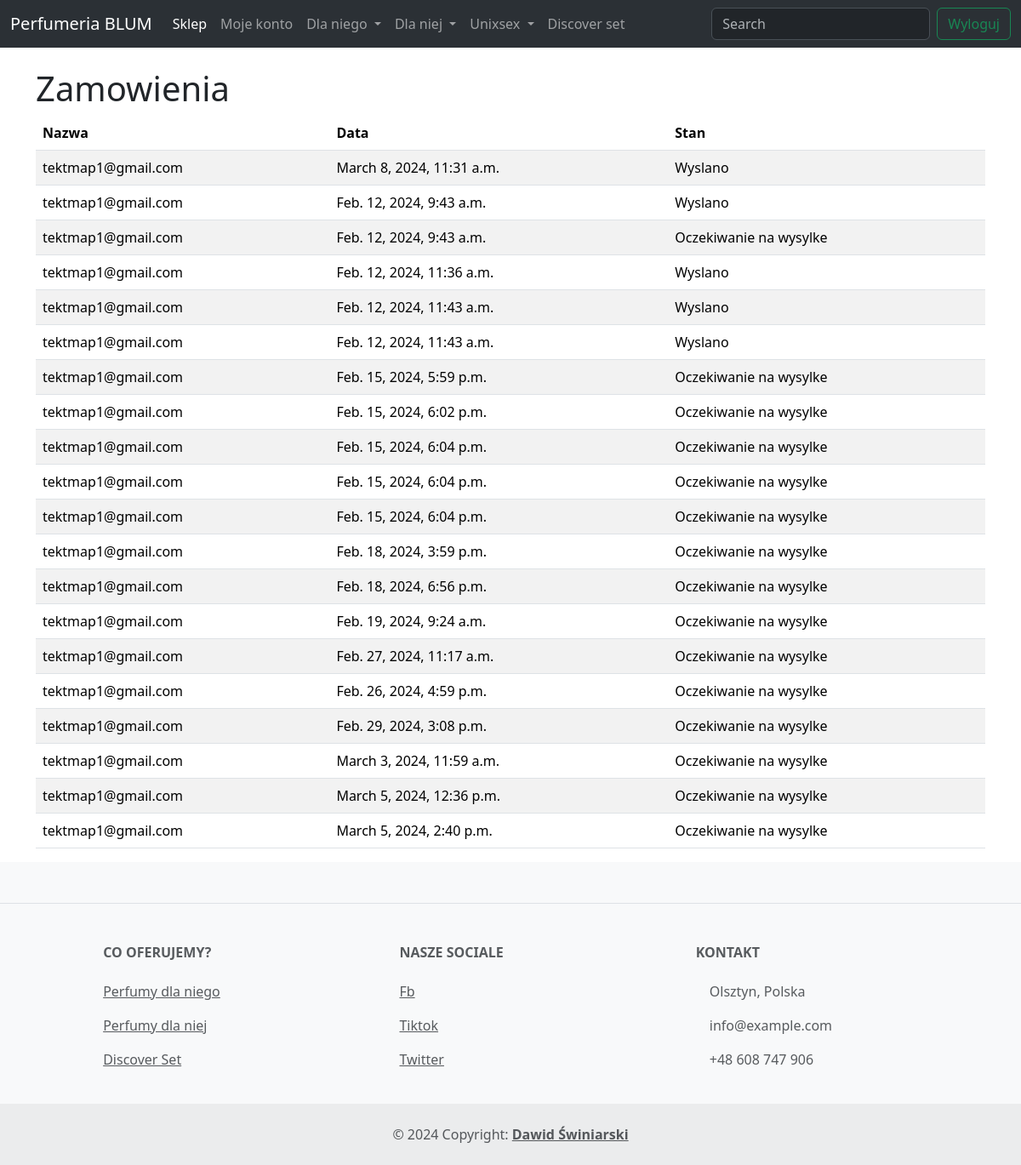
Page /my_orders/ (signed in) on the committed database.
### product/models.py (models this page shows, shortened)
class Card(models.Model):
    user = models.ForeignKey(to=User, on_delete=models.CASCADE, default="", blank=True)
    quantity = models.IntegerField(default=1, blank=True)
    price = models.IntegerField(default=0)
    street = models.CharField(max_length=100, default="", blank=True)
    city = models.CharField(max_length=100, default="", blank=True)
    postal_code = models.CharField(max_length=6, default="", blank=True)
    phone_number = models.CharField(max_length=9, default="", blank=True)
    email = models.EmailField(default="", blank=True)
    first_name = models.CharField(max_length=50, default="", blank=True)
    last_name = models.CharField(max_length=50, default="", blank=True)
    promo_code = models.CharField(max_length=10, default="", blank=True)
    is_order = models.BooleanField(default=False, blank=True)
    date = models.DateTimeField(default=django.utils.timezone.now, blank=True)
    is_shipped = models.BooleanField(default=False)
    is_delivered = models.BooleanField(default=False)
    is_paczkomat = models.BooleanField(default=False)
    free_shipping = models.BooleanField(default=False)
    paczkomat = models.CharField(max_length=50, default="", blank=True)

### users/models.py (models this page shows)
class User(AbstractUser):
    address = models.CharField(max_length=50,default="")
    city = models.CharField(max_length=50,default="")
    postal_code = models.IntegerField(default=0)
    phone_number = models.IntegerField(default=0)
    is_staff = models.BooleanField(default=False)
    USERNAME_FIELD = 'email'
    email = models.EmailField( unique=True)
    REQUIRED_FIELDS = []

### product/views.py (the view)
# urls.py: path('my_orders/',UserOrders.as_view(),name='my_orders'),
class UserOrders(View):
    def get(self, request):
        orders = Card.objects.filter(user=request.user)
        context = {
            'orders': orders
        }
        return render(request, 'product/user_orderview.html', context=context)

### templates/product/user_orderview.html (shortened to what this page needs)
{% extends 'base.html' %}
{% block content %}
    <div class="container">
         <h1 class="mt-4">Zamowienia</h1>
            <div class="row">
                <div class="col-md-12">
                    <table class="table table-striped">
                        <thead>
                            <tr>
                                <th scope="col">Nazwa</th>
                                <th scope="col">Data</th>
                                <th scope="col">Stan</th>
                            </tr>
                        </thead>
                        <tbody>
                            {% for order in orders %}
                                <tr>
                                    <td>{{ order.user.email }}</td>
                                    <td>{{ order.date }}</td>
                                    {% if order.is_shipped %}
                                        <td>Wyslano</td>
                                    {% else %}
                                        <td>Oczekiwanie na wysylke</td>
                                    {% endif %}
                                </tr>
                            {% endfor %}
                        </tbody>
                    </table>
                </div>
        </div>
     </div>
{% endblock %}

### rows in the picture
Card: user.email "tektmap1@gmail.com", date "March 8, 2024, 11:31 a.m.", is_shipped "Wyslano"
Card: user.email "tektmap1@gmail.com", date "Feb. 12, 2024, 9:43 a.m.", is_shipped "Wyslano"
Card: user.email "tektmap1@gmail.com", date "Feb. 12, 2024, 9:43 a.m.", is_shipped "Oczekiwanie na wysylke"
Card: user.email "tektmap1@gmail.com", date "Feb. 12, 2024, 11:36 a.m.", is_shipped "Wyslano"
Card: user.email "tektmap1@gmail.com", date "Feb. 12, 2024, 11:43 a.m.", is_shipped "Wyslano"
Card: user.email "tektmap1@gmail.com", date "Feb. 12, 2024, 11:43 a.m.", is_shipped "Wyslano"
Card: user.email "tektmap1@gmail.com", date "Feb. 15, 2024, 5:59 p.m.", is_shipped "Oczekiwanie na wysylke"
Card: user.email "tektmap1@gmail.com", date "Feb. 15, 2024, 6:02 p.m.", is_shipped "Oczekiwanie na wysylke"
Card: user.email "tektmap1@gmail.com", date "Feb. 15, 2024, 6:04 p.m.", is_shipped "Oczekiwanie na wysylke"
Card: user.email "tektmap1@gmail.com", date "Feb. 15, 2024, 6:04 p.m.", is_shipped "Oczekiwanie na wysylke"
Card: user.email "tektmap1@gmail.com", date "Feb. 15, 2024, 6:04 p.m.", is_shipped "Oczekiwanie na wysylke"
Card: user.email "tektmap1@gmail.com", date "Feb. 18, 2024, 3:59 p.m.", is_shipped "Oczekiwanie na wysylke"
Card: user.email "tektmap1@gmail.com", date "Feb. 18, 2024, 6:56 p.m.", is_shipped "Oczekiwanie na wysylke"
Card: user.email "tektmap1@gmail.com", date "Feb. 19, 2024, 9:24 a.m.", is_shipped "Oczekiwanie na wysylke"
Card: user.email "tektmap1@gmail.com", date "Feb. 27, 2024, 11:17 a.m.", is_shipped "Oczekiwanie na wysylke"
Card: user.email "tektmap1@gmail.com", date "Feb. 26, 2024, 4:59 p.m.", is_shipped "Oczekiwanie na wysylke"
Card: user.email "tektmap1@gmail.com", date "Feb. 29, 2024, 3:08 p.m.", is_shipped "Oczekiwanie na wysylke"
Card: user.email "tektmap1@gmail.com", date "March 3, 2024, 11:59 a.m.", is_shipped "Oczekiwanie na wysylke"
Card: user.email "tektmap1@gmail.com", date "March 5, 2024, 12:36 p.m.", is_shipped "Oczekiwanie na wysylke"
Card: user.email "tektmap1@gmail.com", date "March 5, 2024, 2:40 p.m.", is_shipped "Oczekiwanie na wysylke"
